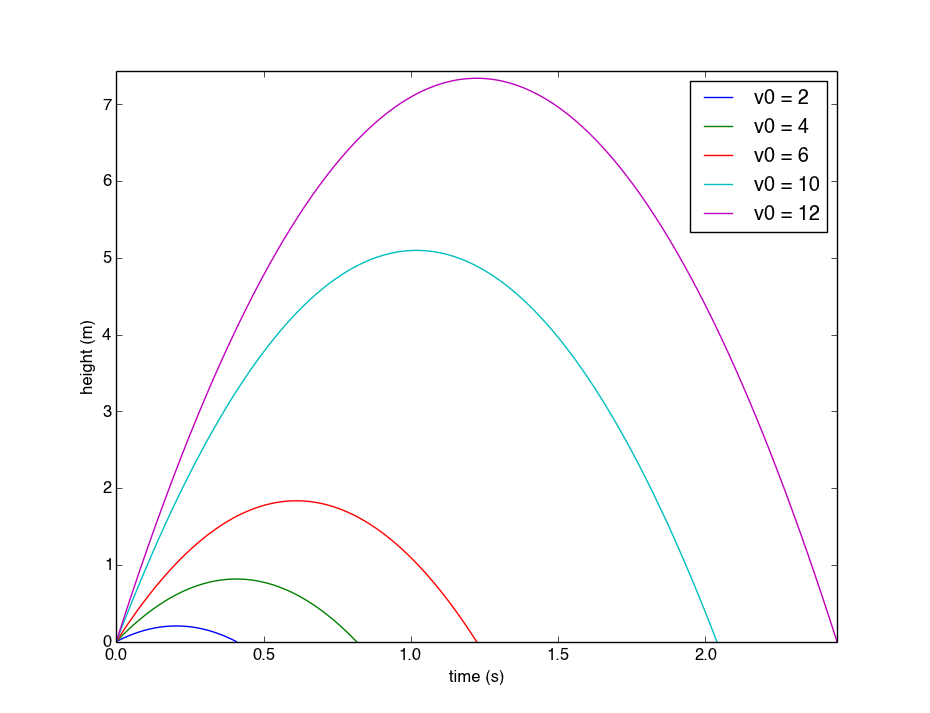

This figure's Python source:
# Exercise 5.11
import numpy as np
import matplotlib.pyplot as plt
import sys

g = 9.81


def y(t, v0):
    return v0 * t - 0.5 * g * t ** 2

ax = plt.subplot(111)
plt.hold(1)


def plot_trajectory(v0):
    tlist = np.linspace(0, 2 * v0 / g, 100)
    ax.plot(tlist, y(tlist, v0))

ax.set_xlabel('time (s)')
ax.set_ylabel('height (m)')

velocities = np.array(sys.argv[1:], dtype=np.float)

for x in xrange(len(velocities)):
    plot_trajectory(velocities[x])

# Plots generated in order with v0 increasing
# hence last tlist stores the list for the largest v0

vmax = velocities.max()

max_yval = y(np.linspace(0, 2 * vmax / g, 100), vmax).max()

ax.set_xlim([0, 2 * velocities.max() / g])
ax.set_ylim([0, max_yval + 0.1])
plt.legend(['v0 = %g' % v0 for v0 in velocities])
plt.show()
